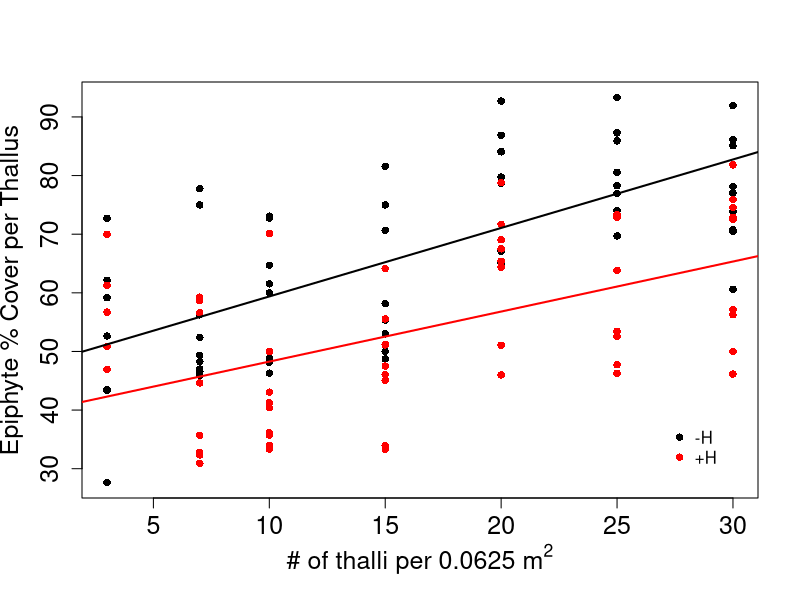

Write the R code that produced this figure.
setwd("~/Dropbox/3_turb facilitation/turb density mac/R")
#this is the script to make the figure for my 2014 caging and density manipulation in 2014

caged = read.csv("caged.csv", header = TRUE)
attach(caged)
uncaged =read.csv("uncaged.csv", header = TRUE)
attach(uncaged)

##linear models for the caged and uncgaed data sets
uncagedlm <- lm(percentcoverU~DensityU) 
anova(uncagedlm)

cagedlm <- lm(percentcoverC~DensityC)
anova(cagedlm)

##Plot of points and linear model 
tiff('cagingexp.tiff', width = 7, height = 7, units = 'in', res = 300)
plot(DensityC, jitter(percentcoverC), pch=16, xlab = expression("# of thalli per 0.0625" ~ m^{2}), cex.lab="1.5", cex.axis="1.5", ylab="Epiphyte % Cover per Thallus")
legend("bottomright", inset = c(.05,.05), bty="n", c("-H", "+H"), cex=1, 
       col=c("black","red"), pch=16)
abline(uncagedlm, col="red", lwd=2)
points(DensityU, jitter(percentcoverU), pch=16, col="red")
abline(cagedlm, lwd=2)
dev.off()



####attempting to plot confidence intervals plotCI(0,intercC["Estimate"],intercC["Std. Error"],col="red",add=TRUE)
#intercU <- summary(uncagedlm)$coef[1,] 
#intercC <- summary(uncagedlm)$coef[1,] 

#######Wanting to sort from the original data frame, but ended up splitting them
#levels(densityexp$Caging)
#sorted <- densityexp[order(Caging, Density),]
#caging <- within(sorted, Caging <- relevel(Caging, ref = " +C"))
#lmwithcaging <- lm(percent.coverage....[" +C"]~Density[" +C"])

